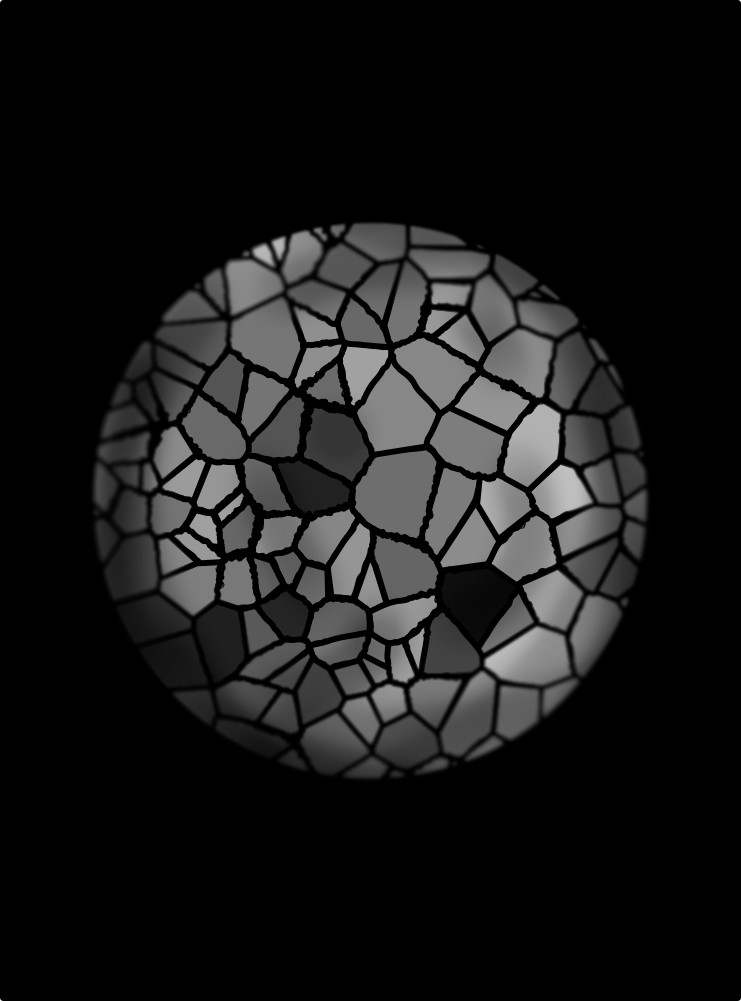
#> input picture eg/eg_img.jpg, 741 x 1001 px
$ python -i cropping_funcs.py   (imports and definitions only)
#> lines starting #> are read from the running program, lines starting #| are printed output that depends on the picture; after the words box and inside, x2 and y2 are one past the last pixel; in counts of white or black regions, pixels touching at a corner belong together
# Copyright (C) 2022  Yingbo Li
# This program is free software: you can redistribute it and/or modify
# it under the terms of the GNU General Public License as published by
# the Free Software Foundation, either version 3 of the License, or
# (at your option) any later version.

# This program is distributed in the hope that it will be useful,
# but WITHOUT ANY WARRANTY; without even the implied warranty of
# MERCHANTABILITY or FITNESS FOR A PARTICULAR PURPOSE.  See the
# GNU General Public License for more details.

# You should have received a copy of the GNU General Public License
# along with this program.  If not, see <https://www.gnu.org/licenses/>.

import numpy as np
import cv2

from PIL import Image,ImageDraw

def crop_to_circle(working_img,circle):
    cx,cy,r = circle

    n_rows,n_cols,_ = working_img.shape

    # Crop to just the region of interest.
    working_img = Image.fromarray(working_img).crop([cx-r,cy-r,cx+r,cy+r])

    # New image for mask.
    size = [2*r,2*r]
    circle_mask = Image.new("1",size,0)
    # Draw circle filling the mask image.
    ImageDraw.Draw(circle_mask).ellipse([0,0] + size,fill=1)

    # Set circle mask as alpha.
    processed_img = np.dstack([working_img,255*np.asarray(circle_mask)])
    return processed_img

def process_image(image,working_scale:float=0.2,post_working_scale:float=0.6,param1:int=5,param2:int=50,output_border_width:int=4):
#> called with image = 'eg/eg_img.jpg', working_scale = 0.2, post_working_scale = 0.6, param1 = 5, param2 = 50, output_border_width = 4
    basic_img = cv2.imread(image,cv2.IMREAD_UNCHANGED)
#> basic_img is the input picture: shape (1001, 741, 3); min 0, max 246, mean 24.1
    basic_img = cv2.cvtColor(basic_img, cv2.COLOR_BGR2RGB)
    working_img = cv2.resize(basic_img,(0,0),fx=working_scale,fy=working_scale)
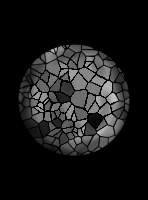
#> working_img: shape (200, 148, 3); min 0, max 192, mean 24.2
    processing_img = working_img
    processing_scale = post_working_scale * working_scale
    processing_img = cv2.resize(basic_img,(0,0),fx=processing_scale,fy=processing_scale)
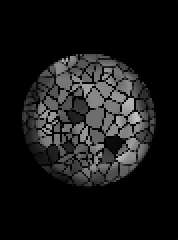
#> processing_img: shape (120, 89, 3) (shown 2 times larger); min 0, max 192, mean 24

    greyscale = cv2.cvtColor(processing_img,cv2.COLOR_RGB2GRAY)
    greyscale = cv2.Canny(greyscale, 50, 100)
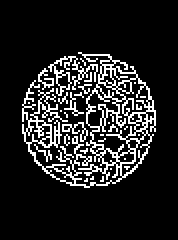
#> greyscale: shape (120, 89) (shown 2 times larger); 13.5% white in thin lines or dots, all inside (x1, y1, x2, y2) = (11, 26, 78, 94)

    n_rows = greyscale.shape[0]
#> n_rows = 120
    min_dim = min(greyscale.shape)
#> min_dim = 89
    circles = cv2.HoughCircles(greyscale,cv2.HOUGH_GRADIENT,1,n_rows,
                              param1=param1,param2=param2,
                              minRadius=int(.1*min_dim),maxRadius=0)
#> circles = None

    if circles is not None:
        if len(circles) > 1:
            print("Warning: Multiple circles detected, just plotting the largest one")
        circles = np.rint(circles)[0]
        circles = np.array(sorted(circles,key=lambda c : c[2],reverse=True))
        circ = np.uint16(circles[0]/(processing_scale/working_scale))
        c = [circ[0],circ[1]]
        r = circ[2]

        if output_border_width:
            cv2.circle(working_img,c,r,(0,0,0),output_border_width*2) # multiply border width by 2 as half of thickness lies outside fitted circle
        r = r + output_border_width

        processed_img = crop_to_circle(working_img,c + [r])
        processed_img = np.uint8(processed_img)
    else:
        processed_img = None
    return processed_img

def show_img(image):
    cv2.namedWindow("output", cv2.WINDOW_NORMAL)
    cv2.imshow("output",image)
    cv2.waitKey(0)
    cv2.destroyAllWindows()
    return

>>> result = process_image('eg/eg_img.jpg')
